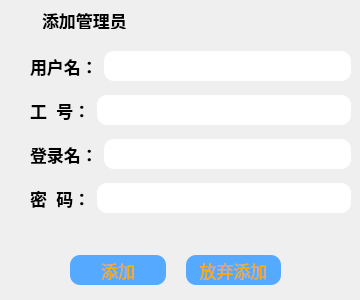
        <widget class="QWidget" name="pageADDAdmin">
         <widget class="QLabel" name="label_4">
          <property name="geometry">
           <rect>
            <x>42</x>
            <y>12</y>
            <width>90</width>
            <height>17</height>
           </rect>
          </property>
          <property name="font">
           <font>
            <pointsize>13</pointsize>
            <weight>75</weight>
            <bold>true</bold>
           </font>
          </property>
          <property name="text">
           <string>添加管理员</string>
          </property>
         </widget>
         <widget class="QWidget" name="">
          <property name="geometry">
           <rect>
            <x>30</x>
            <y>43</y>
            <width>321</width>
            <height>181</height>
           </rect>
          </property>
          <layout class="QVBoxLayout" name="verticalLayout_6">
           <item>
            <layout class="QHBoxLayout" name="horizontalLayout_33">
             <item>
              <widget class="QLabel" name="label_2">
               <property name="minimumSize">
                <size>
                 <width>50</width>
                 <height>30</height>
                </size>
               </property>
               <property name="font">
                <font>
                 <pointsize>13</pointsize>
                 <weight>75</weight>
                 <bold>true</bold>
                </font>
               </property>
               <property name="text">
                <string>用户名：</string>
               </property>
              </widget>
             </item>
             <item>
              <widget class="QLineEdit" name="editAddAdminUserName">
               <property name="minimumSize">
                <size>
                 <width>180</width>
                 <height>30</height>
                </size>
               </property>
               <property name="font">
                <font>
                 <pointsize>12</pointsize>
                </font>
               </property>
               <property name="styleSheet">
                <string notr="true">border-radius:10px;</string>
               </property>
              </widget>
             </item>
            </layout>
           </item>
           <item>
            <layout class="QHBoxLayout" name="horizontalLayout_35">
             <item>
              <widget class="QLabel" name="label_8">
               <property name="minimumSize">
                <size>
                 <width>50</width>
                 <height>30</height>
                </size>
               </property>
               <property name="font">
                <font>
                 <pointsize>13</pointsize>
                 <weight>75</weight>
                 <bold>true</bold>
                </font>
               </property>
               <property name="text">
                <string>工  号：</string>
               </property>
              </widget>
             </item>
             <item>
              <widget class="QLineEdit" name="editAdminUserID">
               <property name="minimumSize">
                <size>
                 <width>180</width>
                 <height>30</height>
                </size>
               </property>
               <property name="font">
                <font>
                 <pointsize>12</pointsize>
                </font>
               </property>
               <property name="styleSheet">
                <string notr="true">border-radius:10px;</string>
               </property>
              </widget>
             </item>
            </layout>
           </item>
           <item>
            <layout class="QHBoxLayout" name="horizontalLayout_36">
             <item>
              <widget class="QLabel" name="label_9">
               <property name="minimumSize">
                <size>
                 <width>50</width>
                 <height>30</height>
                </size>
               </property>
               <property name="font">
                <font>
                 <pointsize>13</pointsize>
                 <weight>75</weight>
                 <bold>true</bold>
                </font>
               </property>
               <property name="text">
                <string>登录名：</string>
               </property>
              </widget>
             </item>
             <item>
              <widget class="QLineEdit" name="editAdminLoginName">
               <property name="minimumSize">
                <size>
                 <width>180</width>
                 <height>30</height>
                </size>
               </property>
               <property name="font">
                <font>
                 <pointsize>12</pointsize>
                </font>
               </property>
               <property name="styleSheet">
                <string notr="true">border-radius:10px;</string>
               </property>
              </widget>
             </item>
            </layout>
           </item>
           <item>
            <layout class="QHBoxLayout" name="horizontalLayout_34">
             <item>
              <widget class="QLabel" name="label_3">
               <property name="minimumSize">
                <size>
                 <width>60</width>
                 <height>30</height>
                </size>
               </property>
               <property name="font">
                <font>
                 <pointsize>13</pointsize>
                 <weight>75</weight>
                 <bold>true</bold>
                </font>
               </property>
               <property name="text">
                <string>密  码：</string>
               </property>
              </widget>
             </item>
             <item>
              <widget class="QLineEdit" name="editAdminUserPasswd">
               <property name="minimumSize">
                <size>
                 <width>180</width>
                 <height>30</height>
                </size>
               </property>
               <property name="font">
                <font>
                 <pointsize>13</pointsize>
                </font>
               </property>
               <property name="styleSheet">
                <string notr="true">border-radius:10px;</string>
               </property>
               <property name="echoMode">
                <enum>QLineEdit::Password</enum>
               </property>
              </widget>
             </item>
            </layout>
           </item>
          </layout>
         </widget>
         <widget class="QWidget" name="">
          <property name="geometry">
           <rect>
            <x>70</x>
            <y>250</y>
            <width>211</width>
            <height>41</height>
           </rect>
          </property>
          <layout class="QHBoxLayout" name="horizontalLayout_37">
           <property name="spacing">
            <number>20</number>
           </property>
           <item>
            <widget class="QPushButton" name="pushButton_3">
             <property name="minimumSize">
              <size>
               <width>60</width>
               <height>0</height>
              </size>
             </property>
             <property name="maximumSize">
              <size>
               <width>150</width>
               <height>30</height>
              </size>
             </property>
             <property name="font">
              <font>
               <pointsize>13</pointsize>
              </font>
             </property>
             <property name="cursor">
              <cursorShape>PointingHandCursor</cursorShape>
             </property>
             <property name="styleSheet">
              <string notr="true">border-radius:10px;
background-color: rgb(85, 170, 255);
color: rgb(255, 170, 0);</string>
             </property>
             <property name="text">
              <string>添加</string>
             </property>
            </widget>
           </item>
           <item>
            <widget class="QPushButton" name="pushButton_4">
             <property name="minimumSize">
              <size>
               <width>60</width>
               <height>0</height>
              </size>
             </property>
             <property name="maximumSize">
              <size>
               <width>150</width>
               <height>30</height>
              </size>
             </property>
             <property name="font">
              <font>
               <pointsize>13</pointsize>
              </font>
             </property>
             <property name="cursor">
              <cursorShape>PointingHandCursor</cursorShape>
             </property>
             <property name="styleSheet">
              <string notr="true">border-radius:10px;
background-color: rgb(85, 170, 255);
color: rgb(255, 170, 0);</string>
             </property>
             <property name="text">
              <string>放弃添加</string>
             </property>
            </widget>
           </item>
          </layout>
         </widget>
        </widget>
